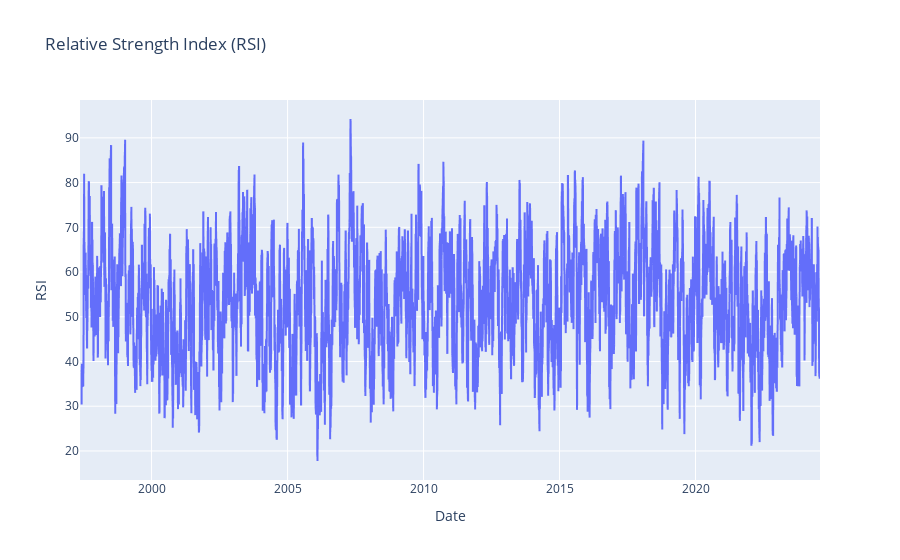

Notebook code for this chart:
### Code cell
fa.plot_rsi()

### Figure 1 — Plotly figure (JSON) as saved in the notebook; plotly's stock layout.template omitted (floating-point values rounded to 4 significant figures; data arrays with more than 128 entries replaced by an {"elided": "..."} marker saying what was removed)
{"data": [{"hovertemplate": "Date=%{x}<br>RSI=%{y}<extra></extra>", "legendgroup": "", "line": {"color": "#636efa", "dash": "solid"}, "marker": {"symbol": "circle"}, "mode": "lines", "name": "", "showlegend": false, "type": "scattergl", "x": {"elided": "6846 str values"}, "xaxis": "x", "y": {"elided": "6846 float values"}, "yaxis": "y"}], "layout": {"legend": {"tracegroupgap": 0}, "title": {"text": "Relative Strength Index (RSI)"}, "xaxis": {"anchor": "y", "domain": [0, 1], "title": {"text": "Date"}}, "yaxis": {"anchor": "x", "domain": [0, 1], "title": {"text": "RSI"}}}}
